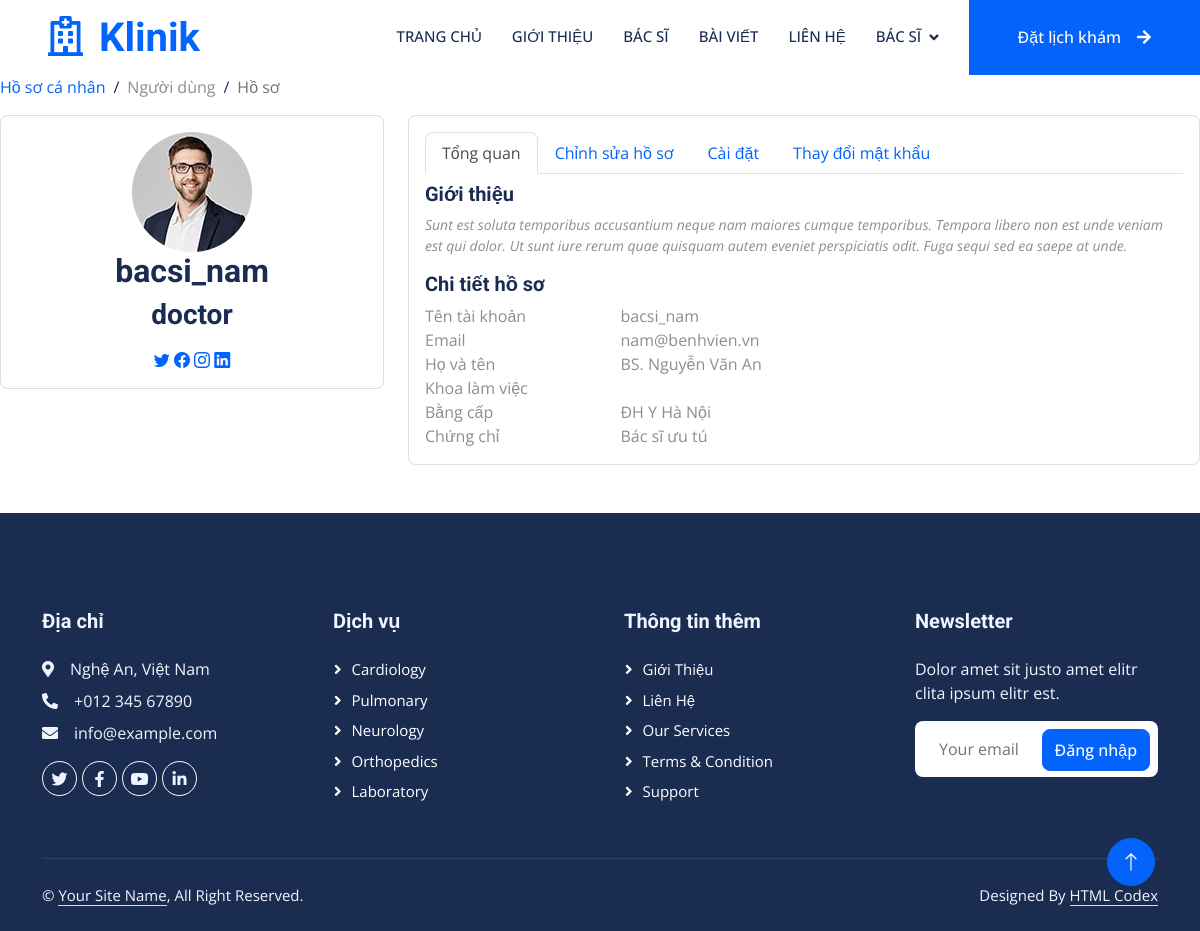
/index.php?act=trangthongtin (signed in), run on the app's committed database.
### tables this page shows
CREATE TABLE `user` (
  `user_id` int NOT NULL AUTO_INCREMENT,
  `user_name` varchar(45) DEFAULT NULL,
  `password` varchar(45) DEFAULT NULL,
  `email` varchar(100) DEFAULT NULL,
  `user_role` varchar(45) DEFAULT NULL,
  PRIMARY KEY (`user_id`)
);

CREATE TABLE `doctor` (
  `doctor_id` int NOT NULL AUTO_INCREMENT,
  `doctor_name` varchar(100) NOT NULL,
  `image` varchar(255) DEFAULT NULL,
  `department` varchar(500) DEFAULT NULL,
  `profile_description` text,
  `experience` varchar(100) DEFAULT NULL,
  `degree` varchar(255) DEFAULT NULL,
  `awards_certifications` varchar(255) DEFAULT NULL,
  `user_id` int DEFAULT NULL,
  `specializations_id` int DEFAULT NULL,
  `hospital_id` int DEFAULT NULL,
  PRIMARY KEY (`doctor_id`)
);

### model/ketnoi/taikhoan.php (called while the page is built, shortened)
<?php
    function hienthi_taikhoan(){
        $conn= connectdb();
        $sql = "SELECT * FROM user
        ORDER BY user_id DESC";
        $stmt = $conn->prepare($sql);
        $stmt->execute();
        $kqtaikhoan= $stmt->fetchAll();
        return $kqtaikhoan;
    }
?>

### model/ketnoi/bacsi.php (called while the page is built, shortened)
<?php
    function hienthi_bacsi(){
        $conn= connectdb();
        $sql = "SELECT * FROM doctor doc INNER JOIN specializations sp ON doc.specializations_id = sp.specializations_id
	            INNER JOIN hospital ho ON  doc.hospital_id=ho.hospital_id
	            ORDER BY doctor_id DESC";
        $stmt = $conn->prepare($sql);
        $stmt->execute();
        $kqbacsi= $stmt->fetchAll();
        return $kqbacsi;
    }
?>

### view/hienthi/profile.php (the view, shortened to what this page needs)
<main id="main" class="main">
<div class="pagetitle">
  <nav>
    <ol class="breadcrumb">
      <li class="breadcrumb-item"><a href="index.html">Hồ sơ cá nhân</a></li>
      <li class="breadcrumb-item">Người dùng</li>
      <li class="breadcrumb-item active">Hồ sơ</li>
    </ol>
  </nav>
</div>
<section class="section profile">
  <div class="row">
    <div class="col-xl-4">
      <div class="card">
        <div class="card-body profile-card pt- d-flex flex-column align-items-center">
          <img src="../admin/assets/img/profile-img.jpg" alt="Profile" class="rounded-circle">
          <h2><?php echo $_SESSION['user_name']?></h2>
          <h3><?php echo $_SESSION['user_role']?></h3>
          <div class="social-links mt-2">
            <a href="#" class="twitter"><i class="bi bi-twitter"></i></a>
            <a href="#" class="facebook"><i class="bi bi-facebook"></i></a>
            <a href="#" class="instagram"><i class="bi bi-instagram"></i></a>
            <a href="#" class="linkedin"><i class="bi bi-linkedin"></i></a>
          </div>
        </div>
      </div>
    </div>
    <div class="col-xl-8">
      <div class="card">
        <div class="card-body pt-3">
          <ul class="nav nav-tabs nav-tabs-bordered">
            <li class="nav-item">
              <button class="nav-link active" data-bs-toggle="tab" data-bs-target="#profile-overview">Tổng quan</button>
            </li>
            <li class="nav-item">
              <button class="nav-link" data-bs-toggle="tab" data-bs-target="#profile-edit">Chỉnh sửa hồ sơ</button>
            </li>
            <li class="nav-item">
              <button class="nav-link" data-bs-toggle="tab" data-bs-target="#profile-settings">Cài đặt</button>
            </li>
            <li class="nav-item">
              <button class="nav-link" data-bs-toggle="tab" data-bs-target="#profile-change-password">Thay đổi mật khẩu</button>
            </li>
          </ul>
          <div class="tab-content pt-2">
            <div class="tab-pane fade show active profile-overview" id="profile-overview">
              <h5 class="card-title">Giới thiệu</h5>
              <p class="small fst-italic">Sunt est soluta temporibus accusantium neque nam maiores cumque temporibus. Tempora libero non est unde veniam est qui dolor. Ut sunt iure rerum quae quisquam autem eveniet perspiciatis odit. Fuga sequi sed ea saepe at unde.</p>
              <h5 class="card-title">Chi tiết hồ sơ</h5>
              <?php if (isset($_SESSION['user_role']) && $_SESSION['user_role'] == 'patient') :?>
              <?php
                if (isset($kqpro) ) {
                    foreach ($kqpro as $kq){
                      if($_SESSION['user_id'] == $kq['user_id']){
                      echo '
                       <div class="row">
                          <div class="col-lg-3 col-md-4 label ">Tên tài khoản</div>
                          <div class="col-lg-9 col-md-8">'.$kq['user_name'].'</div>
                        </div>
                        <div class="row">
                          <div class="col-lg-3 col-md-4 label">Email</div>
                          <div class="col-lg-9 col-md-8">'.$kq['email'].'</div>
                        </div>
                      ';
                      foreach ($kqbenhnhan as $kqbn){
                        if($kqbn['user_id'] == $kq['user_id']){
                            echo '
                                <div class="row">
                                    <div class="col-lg-3 col-md-4 label">Họ và tên</div>
                                    <div class="col-lg-9 col-md-8">'.$kqbn['patient_name'].'</div>
                                </div>
                                <div class="row">
                                    <div class="col-lg-3 col-md-4 label">Ngày sinh</div>
                                    <div class="col-lg-9 col-md-8">'.$kqbn['date_of_birth'].'</div>
                                </div>
                                <div class="row">
                                    <div class="col-lg-3 col-md-4 label">Điện thoại</div>
                                    <div class="col-lg-9 col-md-8">'.$kqbn['phone_number'].'</div>
                                </div>
                                <div class="row">
                                    <div class="col-lg-3 col-md-4 label">Địa chỉ</div>
                                    <div class="col-lg-9 col-md-8">'.$kqbn['pa_address'].'</div>
                                </div>
                                <div class="row">
                                    <div class="col-lg-3 col-md-4 label">Giới tính</div>
                                    <div class="col-lg-9 col-md-8">'.$kqbn['gender'].'</div>
                                </div>
                            ';
                        }
                  }
                }
              }
            }
              ?>
            <?php elseif (isset($_SESSION['user_role']) && $_SESSION['user_role'] == 'doctor') :?>
              <?php
              if (isset($kqpro) ) {
                  foreach ($kqpro as $kq){
                    if($_SESSION['user_id'] == $kq['user_id']){
                    echo '
                     <div class="row">
                        <div class="col-lg-3 col-md-4 label ">Tên tài khoản</div>
                        <div class="col-lg-9 col-md-8">'.$kq['user_name'].'</div>
                      </div>
                      <div class="row">
                        <div class="col-lg-3 col-md-4 label">Email</div>
                        <div class="col-lg-9 col-md-8">'.$kq['email'].'</div>
                      </div>
                    ';
                      foreach ($bacsi as $kqbs){
                        if($kqbs['user_id'] == $kq['user_id']){
                            echo '
                                <div class="row">
                                    <div class="col-lg-3 col-md-4 label">Họ và tên</div>
                                    <div class="col-lg-9 col-md-8">'.$kqbs['doctor_name'].'</div>
                                </div>
                                <div class="row">
                                    <div class="col-lg-3 col-md-4 label">Khoa làm việc</div>
                                    <div class="col-lg-9 col-md-8">'.$kqbs['department'].'</div>
                                </div>
                                <div class="row">
                                    <div class="col-lg-3 col-md-4 label">Bằng cấp</div>
                                    <div class="col-lg-9 col-md-8">'.$kqbs['degree'].'</div>
                                </div>
                                <div class="row">
                                    <div class="col-lg-3 col-md-4 label">Chứng chỉ</div>
                                    <div class="col-lg-9 col-md-8">'.$kqbs['awards_certifications'].'</div>
                                </div>
                            ';
                        }
                  }
                }
              }
            }
              ?>
             <?php endif;?>
            </div>
          </div>
        </div>
      </div>
    </div>
  </div>
</section>
</main>

### css/style.css (style rules this page uses)
:root { --primary: #0463FA; --light: #EFF5FF; --dark: #1B2C51; }
.breadcrumb-item + .breadcrumb-item::before { color: var(--dark); }

### data on the page
user: user_name "bacsi_nam", email "nam@benhvien.vn"
doctor: doctor_name "BS. Nguyễn Văn An", degree "ĐH Y Hà Nội", awards_certifications "Bác sĩ ưu tú"

### other printed values
$_SESSION['user_name'] "bacsi_nam"
$_SESSION['user_role'] "doctor"
